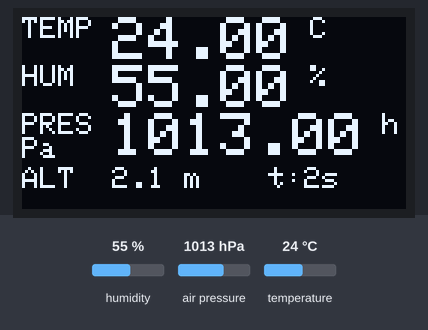
Recording of a sketch running on a simulated ESP32-C3. On the bench: 128×64 one-colour display. The test bench sets the inputs (shaded band); at power-on: humidity 55 %, air pressure 1013 hPa, temperature 24 °C.

Above: at 3.2 s.
3.3 s: humidity set to 22 %
At 3.9 s:
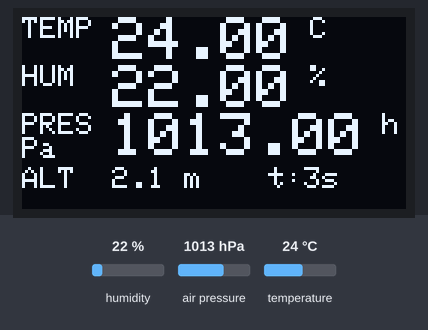
6.1 s: air pressure set to 952 hPa
At 7.3 s:
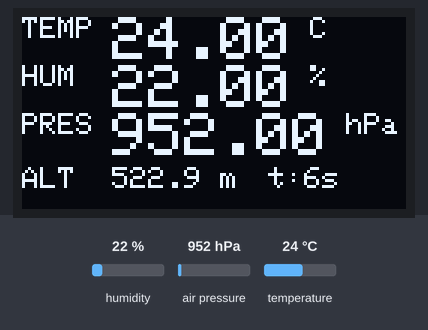
9.1 s: temperature set to 12 °C
At 10.4 s:
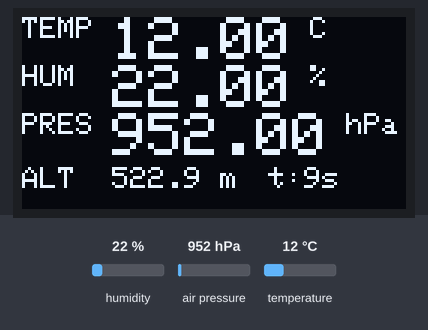
12.1 s: humidity set to 40 %
At 13.1 s:
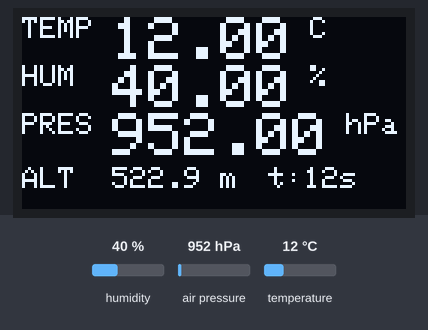
Timing chart, 0 to 15.1 s (numbered marks = the images above; inputs shaded):
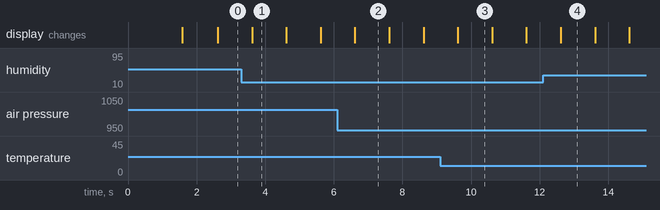

Measured:
- what the display in image 1 shows lasts 1.0 s, from 3.6 s to 4.6 s

The sketch:

esp32c3_bme280_oled.ino
```cpp
#include <Wire.h>

#include <Adafruit_Sensor.h>
#include <Adafruit_BME280.h>

#include <Adafruit_GFX.h>
#include <Adafruit_SSD1306.h>


// ============================================================
// ESP32-C3 SuperMini
// I2C
// ============================================================

#define SDA_PIN 6
#define SCL_PIN 7


// ============================================================
// I2C Addresses
// ============================================================

#define BME280_ADDRESS 0x76
#define OLED_ADDRESS   0x3C


// ============================================================
// BME280
// ============================================================

Adafruit_BME280 bme;

#define SEALEVELPRESSURE_HPA 1013.25


// ============================================================
// OLED SSD1306 128x64
// ============================================================

#define SCREEN_WIDTH 128
#define SCREEN_HEIGHT 64
#define OLED_RESET -1

Adafruit_SSD1306 display(
  SCREEN_WIDTH,
  SCREEN_HEIGHT,
  &Wire,
  OLED_RESET
);


// ============================================================
// Update interval
// ============================================================

const unsigned long UPDATE_INTERVAL = 1000;

unsigned long lastUpdate = 0;


// ============================================================
// Update counter
// ============================================================

unsigned long updateCount = 0;


// ============================================================
// Sensor values
// ============================================================

float temperature = 0.0;
float humidity = 0.0;
float pressure = 0.0;
float altitude = 0.0;


// ============================================================
// Setup
// ============================================================

void setup() {

  // ----------------------------------------------------------
  // Serial
  // ----------------------------------------------------------

  Serial.begin(115200);


  // ----------------------------------------------------------
  // I2C initialization
  // ----------------------------------------------------------

  Wire.begin(SDA_PIN, SCL_PIN);

  // 400 kHz Fast Mode
  Wire.setClock(400000);


  // ----------------------------------------------------------
  // BME280
  // ----------------------------------------------------------

  bme.begin(BME280_ADDRESS, &Wire);


  // ----------------------------------------------------------
  // OLED
  // ----------------------------------------------------------

  if (!display.begin(
        SSD1306_SWITCHCAPVCC,
        OLED_ADDRESS
      )) {

    while (true) {
      delay(1000);
    }
  }


  // ----------------------------------------------------------
  // Startup screen
  // ----------------------------------------------------------

  display.clearDisplay();

  display.setTextColor(SSD1306_WHITE);

  display.setTextSize(1);

  display.setCursor(0, 0);
  display.println("ESP32-C3 SENSOR");

  display.setCursor(0, 14);
  display.println("BME280 + SSD1306");

  display.setCursor(0, 30);
  display.println("SDA : GPIO6");

  display.setCursor(0, 42);
  display.println("SCL : GPIO7");

  display.setCursor(0, 54);
  display.println("I2C : 400 kHz");

  display.display();

  delay(1500);


  // ----------------------------------------------------------
  // First sensor update
  // ----------------------------------------------------------

  updateSensorAndDisplay();

  lastUpdate = millis();
}


// ============================================================
// Main loop
// ============================================================

void loop() {

  unsigned long currentMillis = millis();

  // ----------------------------------------------------------
  // Update every 1 second
  // ----------------------------------------------------------

  if (currentMillis - lastUpdate >= UPDATE_INTERVAL) {

    lastUpdate += UPDATE_INTERVAL;

    updateSensorAndDisplay();
  }
}


// ============================================================
// Read BME280 and update OLED
// ============================================================

void updateSensorAndDisplay() {

  // ----------------------------------------------------------
  // Update counter
  // ----------------------------------------------------------

  updateCount++;


  // ----------------------------------------------------------
  // Read BME280
  // ----------------------------------------------------------

  temperature = bme.readTemperature();

  humidity = bme.readHumidity();

  pressure = bme.readPressure() / 100.0F;

  altitude = bme.readAltitude(
    SEALEVELPRESSURE_HPA
  );


  // ==========================================================
  // OLED
  // ==========================================================

  display.clearDisplay();

  display.setTextColor(SSD1306_WHITE);


  // ----------------------------------------------------------
  // Temperature
  // ----------------------------------------------------------

  display.setTextSize(1);

  display.setCursor(0, 0);

  display.print("TEMP ");

  display.setTextSize(2);

  display.print(temperature, 2);

  display.setTextSize(1);

  display.println(" C");


  // ----------------------------------------------------------
  // Humidity
  // ----------------------------------------------------------

  display.setCursor(0, 16);

  display.print("HUM  ");

  display.setTextSize(2);

  display.print(humidity, 2);

  display.setTextSize(1);

  display.println(" %");


  // ----------------------------------------------------------
  // Pressure
  // ----------------------------------------------------------

  display.setCursor(0, 32);

  display.print("PRES ");

  display.setTextSize(2);

  display.print(pressure, 2);

  display.setTextSize(1);

  display.println(" hPa");


  // ----------------------------------------------------------
  // Altitude + Update counter
  // ----------------------------------------------------------

  display.setTextSize(1);

  display.setCursor(0, 50);

  display.print("ALT  ");

  display.print(altitude, 1);

  display.print(" m");

  display.setCursor(82, 50);

  display.print("t:");

  display.print(updateCount);

  display.print("s");


  // ----------------------------------------------------------
  // Send framebuffer to OLED
  // ----------------------------------------------------------

  display.display();


  // ==========================================================
  // Serial Monitor / Serial Plotter
  // ==========================================================
  //
  // Plotter-compatible format:
  //
  // TEMP:24.31    HUM:52.40    PRES:1012.83    ALT:8.4
  //
  // No units or extra text are included.
  //
  // This allows Arduino IDE Serial Plotter to recognize
  // four independent numeric series.
  //
  // ==========================================================

  if (Serial.availableForWrite() >= 80) {

    Serial.print("TEMP:");
    Serial.print(temperature, 2);

    Serial.print("\tHUM:");
    Serial.print(humidity, 2);

    Serial.print("\tPRES:");
    Serial.print(pressure, 2);

    Serial.print("\tALT:");
    Serial.println(altitude, 1);
  }
}
```
